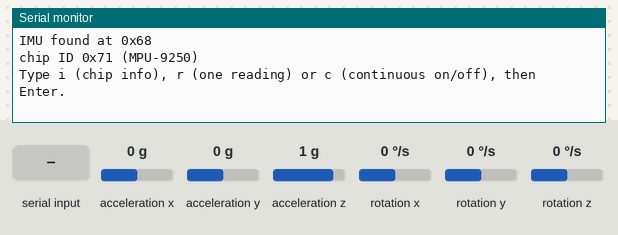
This sketch was run on a simulated ESP32. Parts: the last lines printed to the serial monitor. Wiring (inferred from the names in the program): MPU-9250 motion sensor at I2C address 0x68. Inputs (shaded band) come from the test bench; at power-on: acceleration x 0 g, acceleration y 0 g, rotation x 0 °/s, rotation y 0 °/s, acceleration z 1 g, rotation z 0 °/s.

Above: at 1.8 s.
1.9 s: "r" received over Serial
At 2.6 s:
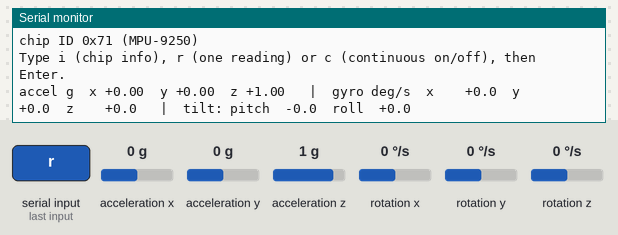
3.4 s: "c" received over Serial
At 3.56 s:
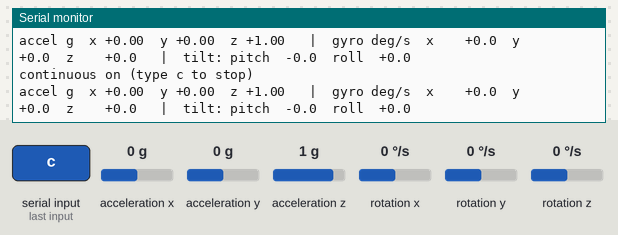
4.9 s: acceleration x set to -1.4 g
At 5.16 s:
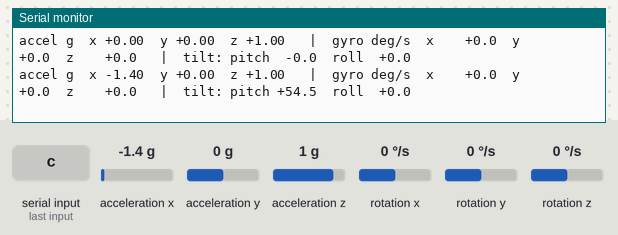
6.9 s: acceleration y set to -1.4 g
At 7.16 s:
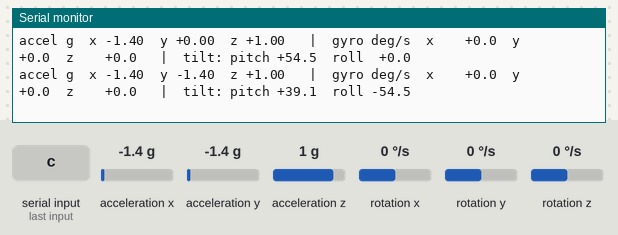
8.9 s: rotation x set to -192 °/s
At 9.16 s:
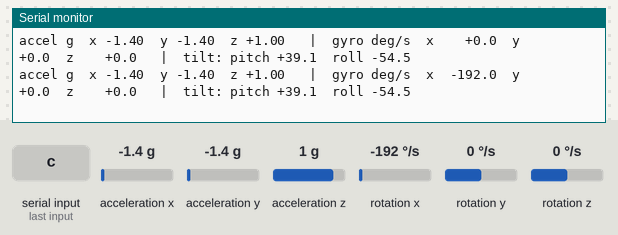
10.9 s: rotation y set to -192 °/s
At 11.17 s:
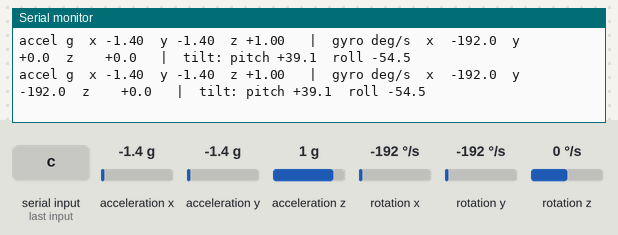

The sketch:

imu_test.ino
```cpp
// PART TEST: MPU-9250 (GY-9250 board) on the ESP32. Is it wired right, and does it sense motion?
// Board: ESP32 Dev Module. Serial Monitor at 115200 baud. No libraries needed (Wire is built in).
//
// Wiring: VCC -> 3V3, GND -> GND, SCL -> D22, SDA -> D21, AD0 -> GND, NCS -> 3V3,
//         INT -> D19, FSYNC -> GND. Leave EDA and ECL unconnected.
//
// Quiet by default: type a letter + Enter in the Serial Monitor ("Newline" line ending):
//   i   chip info (address and ID)
//   r   one reading: acceleration (g), rotation (deg/s), and the tilt worked out from gravity
//   c   continuous readings, 5 a second; type c again to stop
// What to check:
//   - "found at 0x68" and an ID of 0x71 (MPU-9250), 0x73 (MPU-9255) or 0x70 (MPU-6500;
//     same motion sensors, no compass, which is fine for this project).
//   - Lying flat: az about +1.00 g, ax and ay near 0. Tilt it by hand: the angles follow.
//   - Turn it: gz moves away from 0 while turning and comes back when still.
//   - Run a course: pitch follows slopes, the jolts show as spikes in ax/az, yaw turns as gz.

#include <Wire.h>

const int PIN_SDA = 21, PIN_SCL = 22;
uint8_t addr = 0x68;

uint8_t readReg(uint8_t reg) {
  Wire.beginTransmission(addr);
  Wire.write(reg);
  Wire.endTransmission(false);
  Wire.requestFrom(addr, (uint8_t)1);
  return Wire.available() ? Wire.read() : 0xFF;
}

void writeReg(uint8_t reg, uint8_t val) {
  Wire.beginTransmission(addr);
  Wire.write(reg);
  Wire.write(val);
  Wire.endTransmission();
}

bool present(uint8_t a) {
  Wire.beginTransmission(a);
  return Wire.endTransmission() == 0;
}

void setup() {
  Serial.begin(115200);
  delay(500);
  Wire.begin(PIN_SDA, PIN_SCL, 400000);
  if (present(0x68)) addr = 0x68;
  else if (present(0x69)) addr = 0x69;
  else {
    Serial.println(F("IMU not found on SDA D21 / SCL D22. Check VCC->3V3, GND, SDA, SCL, and NCS->3V3."));
    while (true) delay(1000);
  }
  writeReg(0x6B, 0x00);         // wake up
  delay(100);
  writeReg(0x1B, 0x08);         // gyro +-500 deg/s
  writeReg(0x1C, 0x00);         // accel +-2 g
  printInfo();
  Serial.println(F("Type i (chip info), r (one reading) or c (continuous on/off), then Enter."));
}

void printInfo() {
  Serial.printf("IMU found at 0x%02X%s\n", addr, addr == 0x69 ? "  (AD0 isn't on GND: fine for this test)" : "");
  uint8_t id = readReg(0x75);   // WHO_AM_I
  Serial.printf("chip ID 0x%02X (%s)\n", id,
                id == 0x71 ? "MPU-9250" : id == 0x73 ? "MPU-9255" : id == 0x70 ? "MPU-6500, no compass" : "unexpected");
}

void printReading() {
  Wire.beginTransmission(addr);
  Wire.write(0x3B);             // ACCEL_XOUT_H: accel x,y,z, temperature, gyro x,y,z
  Wire.endTransmission(false);
  Wire.requestFrom(addr, (uint8_t)14);
  int16_t raw[7];
  for (int i = 0; i < 7; i++) raw[i] = (Wire.read() << 8) | Wire.read();
  float ax = raw[0] / 16384.0f, ay = raw[1] / 16384.0f, az = raw[2] / 16384.0f;
  float gx = raw[4] / 65.5f, gy = raw[5] / 65.5f, gz = raw[6] / 65.5f;
  float pitch = atan2f(-ax, sqrtf(ay * ay + az * az)) * 180 / PI;
  float roll = atan2f(ay, az) * 180 / PI;
  Serial.printf("accel g  x %+5.2f  y %+5.2f  z %+5.2f   |  gyro deg/s  x %+7.1f  y %+7.1f  z %+7.1f"
                "   |  tilt: pitch %+5.1f  roll %+5.1f\n", ax, ay, az, gx, gy, gz, pitch, roll);
}

bool continuous = false;

void loop() {
  while (Serial.available()) {
    char c = Serial.read();
    if (c == 'i') printInfo();
    else if (c == 'r') printReading();
    else if (c == 'c') {
      continuous = !continuous;
      Serial.println(continuous ? F("continuous on (type c to stop)") : F("continuous off"));
    }
  }
  static unsigned long next = 0;
  if (continuous && millis() >= next) {
    next = millis() + 200;
    printReading();
  }
}
```

Measured:
- after the input at 1.9 s, the serial monitor: prints a new line at once (image 1)
- after the input at 3.4 s, the serial monitor: prints a new line at once (image 2)
- after the input at 4.9 s, the serial monitor: prints a new line after 0.10 s (image 3)
- after the input at 6.9 s, the serial monitor: prints a new line after 0.11 s (image 4)
- after the input at 8.9 s, the serial monitor: prints a new line after 0.11 s (image 5)
- after the input at 10.9 s, the serial monitor: prints a new line after 0.11 s (image 6)
